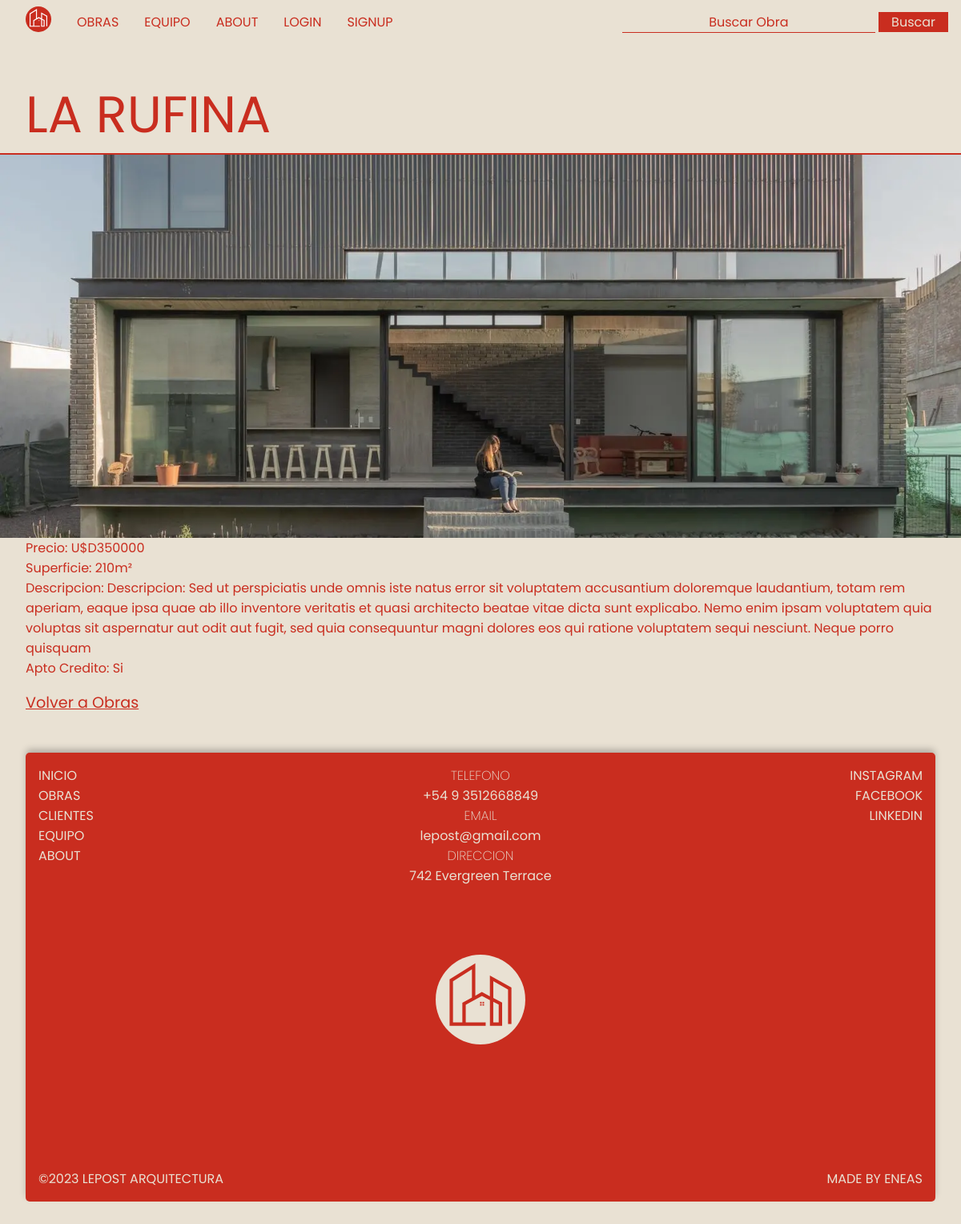
The app's page /obras/obra-detail/1 with its own data.
### obras/models.py (models this page shows, shortened)
class Obra(models.Model):
    name = models.CharField(max_length=100)
    price = models.IntegerField()
    area = models.IntegerField()
    description = models.TextField()
    credit = models.BooleanField()
    image = models.ImageField(upload_to='obra_images', null=True, blank=True) #se debe instalar pillow. upload_to es donde se va a guardar la imangen en la base de datos

### obras/views.py (the view)
# urls.py: path('obra-detail/<int:id>', obra_detail),
def obra_detail(request, id):
  obra = Obra.objects.get(id = id)
  context = {
    'obra': obra
  }
  return render(request, 'obras/obra_detail.html', context)

### templates/obras/obra_detail.html (shortened to what this page needs)
{% extends "base.html" %}
{% block content %}
  <main id="obra">
    <div class="obraContainer">
      <h1>{{obra.name|upper}}</h1>
      {%if obra.image%}
        <img src="{{obra.image.url}}" alt="imagen de la obra">
      {%endif%}
      <p>Precio: U$D{{obra.price}}</p>
      <p>Superficie: {{obra.area}}m²</p>
      <p>Descripcion: {{obra.description}}</p>
      <p>Apto Credito:
        {% if obra.credit == True %}
          Si
        {% else %}
          No
        {% endif %}
      </p>
      <a href="/obras/list-obras" class="contactBtn">Volver a Obras</a>
    </div>
  </main>
{% endblock %}

### static/css/styles.css (style rules this page uses)
:root { --main-color: #161616; --main-color: #c92d1f; --second-color: #e9e1d3; --main-bg: #e9e1d3; }
* { font-family: 'Poppins', sans-serif; font-size: 16px; font-weight: 400; text-align: center; color: var(--main-color); margin: 0; padding: 0; box-sizing: border-box; }
html { background-color: var(--main-bg); margin: 0 1rem; }
main { min-height: calc(100vh - 66px - 4rem); }
.contactBtn { font-size: 1.2rem; font-style: 600; margin-top: 1rem; }
.obraContainer { display: flex; flex-direction: column; justify-content: space-between; align-items: flex-start; text-align: left; padding: 1rem; transition: all 0.5s ease-out; }
.obraContainer h1 { font-size: 4rem; font-weight: 400; text-align: left; margin: 2rem 0 0; padding: 0; line-height: 6rem; }
.obraContainer img { width: 100vw; height: 60vh; margin-left: -2rem; object-fit: cover; border-top: 2px solid var(--main-color); }
.obraContainer p { text-align: left; }

### records on screen
Obra: name "LA RUFINA", image (picture), price "350000", area "210", description "Descripcion: Sed ut perspiciatis unde omnis iste natus error sit voluptatem accusantium doloremque laudantium, totam rem aperiam, eaque ipsa quae ab illo inventore veritatis et quasi architecto beatae vitae dicta sunt explicabo. Nemo enim ipsam voluptatem quia voluptas sit aspernatur aut odit aut fugit, sed quia consequuntur magni dolores eos qui ratione voluptatem sequi nesciunt. Neque porro quisquam"
